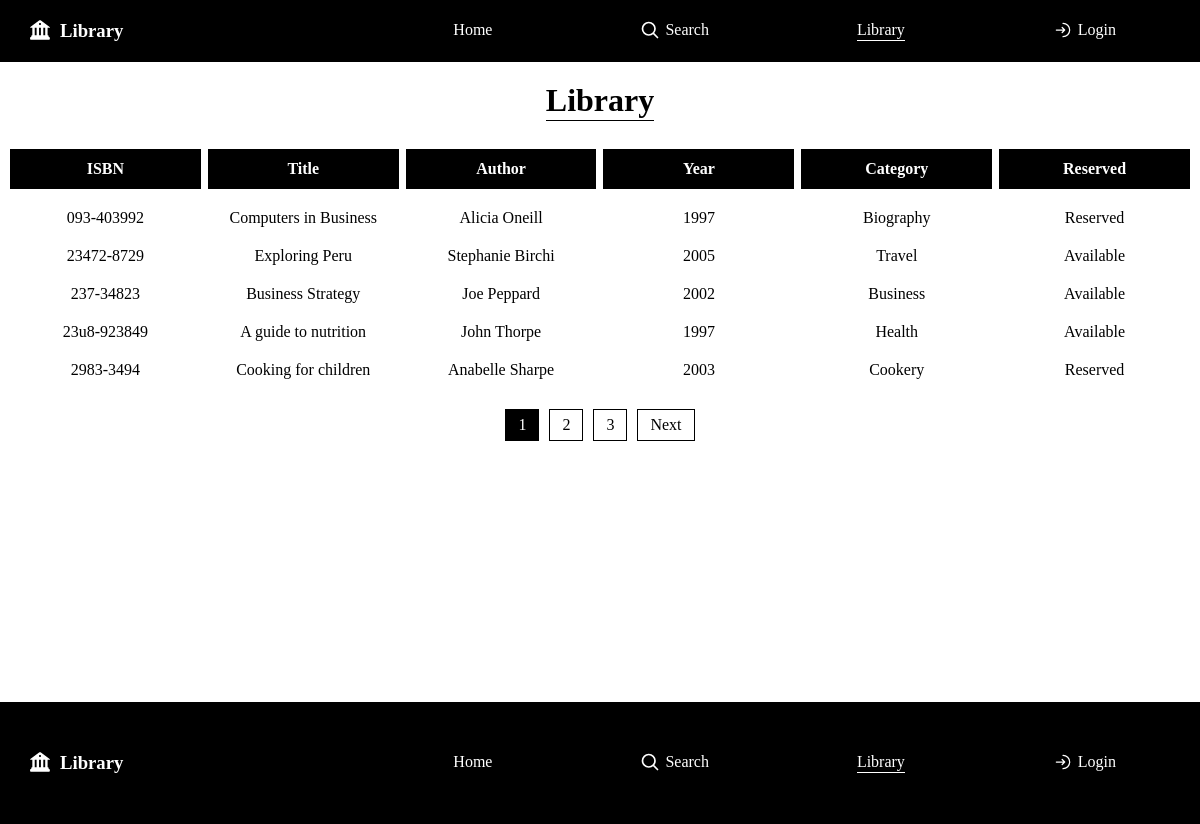
The page /library.php on the database its author committed.
### tables this page shows
CREATE TABLE `books` (
  `ISBN` varchar(20) NOT NULL,
  `BookTitle` varchar(100) DEFAULT NULL,
  `Author` varchar(100) DEFAULT NULL,
  `Edition` int DEFAULT NULL,
  `Year` int DEFAULT NULL,
  `CategoryID` varchar(3) DEFAULT NULL,
  `Reserved` char(1) DEFAULT 'N',
  PRIMARY KEY (`ISBN`),
  KEY `CategoryID` (`CategoryID`),
  CONSTRAINT `books_ibfk_1` FOREIGN KEY (`CategoryID`) REFERENCES `categories` (`CategoryID`)
);

CREATE TABLE `categories` (
  `CategoryID` varchar(3) NOT NULL,
  `CategoryDesc` varchar(50) DEFAULT NULL,
  PRIMARY KEY (`CategoryID`)
);

### public/library.php (called while the page is built, shortened)
<?php include 'includes/header.php'; ?>
<?php include QUERIES_PATH . 'all_books.php'; ?>
<?php include 'includes/footer.php'; ?>

### public/queries/all_books.php (called while the page is built, shortened)
<?php
    $db = new Database();
    $pdo = $db->connect();
    $limit = 5;
    $page  = isset($_GET['page']) ? max(1, intval($_GET['page'])) : 1;
    $offset = ($page - 1) * $limit;
    $count_sql = "
        SELECT COUNT(*)
        FROM books
    ";
    $total_books = $pdo->query($count_sql)->fetchColumn();
    $total_pages = ceil($total_books / $limit);
    $sql = "
        SELECT
            books.*,
            reservations.Username,
            reservations.ReservedDate,
            categories.CategoryDesc
        FROM books
        LEFT JOIN reservations ON books.ISBN = reservations.ISBN
        LEFT JOIN categories ON books.categoryID = categories.categoryID
        WHERE 1=1
        LIMIT $limit OFFSET $offset
    ";
    $stmt = $pdo->query($sql);
    $books = $stmt->fetchAll(PDO::FETCH_ASSOC);
    include TEMPLATES_PATH . 'results_template.php';
?>

### public/templates/results_template.php (the view, shortened to what this page needs)
<h1 class="title underline">
    <?php
        if(!empty($title) || !empty($author) || !empty($category_name)) {
            $current_page = 'search_results.php';
            echo ucfirst(str_replace('_', ' ', substr($current_page, 0, -4)));
            echo ": " . $title . " " . $author . " " . ucfirst($category_name);
        } else {
            echo ucfirst(str_replace('_', ' ', substr($current_page, 0, -4)));
        }
    ?>
</h1>
<?php if (empty($books)): ?>
    <p class="results">No books found.</p>
<?php else: ?>
    <div class="library-wrapper">
        <div class="library-header-wrapper">
            <div class="library-header-item">ISBN</div>
            <div class="library-header-item">Title</div>
            <div class="library-header-item">Author</div>
            <div class="library-header-item">Year</div>
            <div class="library-header-item">Category</div>
            <div class="library-header-item">Reserved</div>
        </div>
        <?php foreach ($books as $book): ?>
            <div class="library-results-wrapper">
                <div class="library-results-item"><?= htmlspecialchars($book['ISBN']) ?></div>
                <div class="library-results-item"><?= htmlspecialchars($book['BookTitle']) ?></div>
                <div class="library-results-item"><?= htmlspecialchars($book['Author']) ?></div>
                <div class="library-results-item"><?= htmlspecialchars($book['Year']) ?></div>
                <div class="library-results-item"><?= htmlspecialchars($book['CategoryDesc']) ?></div>
                <div class="library-results-item">
                    <?php if ($book['Reserved'] === 'Y'): ?>
                        <?php if(!empty($username)): ?>
                            <form method="POST">
                                <input type="hidden" name="isbn" value="<?= htmlspecialchars($book['ISBN']) ?>">
                                <button class="cancel-button">Cancel</button>
                            </form>
                        <?php else: ?>
                            <span class="tooltip"
                                data-tip="Reserved by <?= htmlspecialchars($book['Username']) ?> on <?= htmlspecialchars($book['ReservedDate']) ?>">
                                Reserved
                            </span>
                        <?php endif; ?>
                    <?php else: ?>
                        Available
                    <?php endif; ?>
                </div>
            </div>
        <?php endforeach; ?>
    </div>
<?php endif; ?>
<?php if ($total_pages > 1): ?>
    <div class="pagination">
        <?php for ($i = 1; $i <= $total_pages; $i++): ?>
            <a class="page-btn <?= $i == $page ? 'active' : '' ?>"
            href="?<?= http_build_query(array_merge($_GET, ['page' => $i])) ?>">
            <?= $i ?>
            </a>
        <?php endfor; ?>
        <?php if ($page < $total_pages): ?>
            <a class="page-btn" href="?<?= http_build_query(array_merge($_GET, ['page' => $page+1])) ?>">Next</a>
        <?php endif; ?>
    </div>
<?php endif; ?>

### public/includes/header.php (shortened to what this page needs)
<!DOCTYPE html>
<html lang="en">
    <head>
            <?php
                $current_page = basename($_SERVER['SCRIPT_NAME']);
            ?>
        <link rel="stylesheet" href="../../assets/css/main.css">
        <?php if ($current_page == 'search.php' || $current_page == 'library.php' || $current_page == 'my_reservations.php'): ?>
            <link rel="stylesheet" href="../../assets/css/results.css">
        <?php elseif ($current_page == 'login.php' || $current_page == 'account.php' || $current_page == 'register.php'): ?>
            <link rel="stylesheet" href="../../assets/css/auth.css">
        <?php endif; ?>
    </head>
    <body>
        <header class="header">
            <?php include INCLUDES_PATH . 'navigation.php' ?>
        </header>
        <div class="container">

### public/includes/navigation.php (shortened to what this page needs)
<h3 class="title underline white flex">
    <a href="/index.php" class="title-link">Library</a>
</h3>
<nav class="navigation">
    <ul class="nav-list">
        <li class="nav-item">
            <a href="/index.php"
                class="<?= ($current_page == 'home.php') ? 'active' : '' ?>">
                <span class="nav-text">Home</span>
            </a>
        </li>
        <li class="nav-item icon-wrapper">
            <a href="/search.php"
                class="<?= ($current_page == 'search.php') ? 'active' : '' ?>">
                <span class="nav-text">Search</span>
            </a>
        </li>
        <li class="nav-item icon-wrapper">
            <a href="/library.php"
                class="<?= ($current_page == 'library.php') ? 'active' : '' ?>">
                <span class="nav-text">Library</span>
            </a>
        </li>
        <li class="nav-item icon-wrapper">
            <?php if(isset($_SESSION['user'])): ?>
                <a href="/account.php"
                    class="<?= ($current_page == 'account.php') ? 'active' : '' ?>">
                    <svg fill="#fff" width="20px" height="20px" viewBox="0 0 24 24" xmlns="http://www.w3.org/2000/svg" stroke="#fff"><g id="SVGRepo_bgCarrier" stroke-width="0"></g><g id="SVGRepo_tracerCarrier" stroke-linecap="round" stroke-linejoin="round"></g><g id="SVGRepo_iconCarrier"><title>Account Settings</title><path d="M9.6,3.32a3.86,3.86,0,1,0,3.86,3.85A3.85,3.85,0,0,0,9.6,3.32M16.35,11a.26.26,0,0,0-.25.21l-.18,1.27a4.63,4.63,0,0,0-.82.45l-1.2-.48a.3.3,0,0,0-.3.13l-1,1.66a.24.24,0,0,0,.06.31l1,.79a3.94,3.94,0,0,0,0,1l-1,.79a.23.23,0,0,0-.06.3l1,1.67c.06.13.19.13.3.13l1.2-.49a3.85,3.85,0,0,0,.82.46l.18,1.27a.24.24,0,0,0,.25.2h1.93a.24.24,0,0,0,.23-.2l.18-1.27a5,5,0,0,0,.81-.46l1.19.49c.12,0,.25,0,.32-.13l1-1.67a.23.23,0,0,0-.06-.3l-1-.79a4,4,0,0,0,0-.49,2.67,2.67,0,0,0,0-.48l1-.79a.25.25,0,0,0,.06-.31l-1-1.66c-.06-.13-.19-.13-.31-.13L19.5,13a4.07,4.07,0,0,0-.82-.45l-.18-1.27a.23.23,0,0,0-.22-.21H16.46M9.71,13C5.45,13,2,14.7,2,16.83v1.92h9.33a6.65,6.65,0,0,1,0-5.69A13.56,13.56,0,0,0,9.71,13m7.6,1.43a1.45,1.45,0,1,1,0,2.89,1.45,1.45,0,0,1,0-2.89Z"></path></g></svg>
                    <span class="nav-text">Account</span>
                </a>
            <?php else: ?>
                <a href="/login.php"
                    class="<?= ($current_page == 'login.php') ? 'active' : '' ?>">
                    <span class="nav-text">Login</span>
                </a>
            <?php endif; ?>
        </li>
    </ul>
</nav>

### public/includes/footer.php
        </div>
        <footer class="footer">
            <?php include INCLUDES_PATH . 'navigation.php' ?>
        </footer>
    </body>
</html>

### public/assets/css/main.css (style rules this page uses)
* { padding: 0; margin: 0; box-sizing: border-box; }
.container { min-height: calc(100vh - 60px - 120px); }
h1, h2, h3 { text-align: center; }
h1.underline, h2.underline { position: relative; width: fit-content; margin: 20px auto; }
h1.underline:after , h2.underline:after { content: ""; position: absolute; bottom: -2px; left: 0; width: 100%; height: 1.5px; background-color: #000; }
h3.white { padding: 0 20px; text-align: left; color: #fff; }
h3.flex { display: flex; justify-content: center; gap: 0 10px; }
.header, .footer { display: flex; justify-content: space-between; background-color: #000; padding: 20px 10px; }
.footer { padding: 50px 10px; }
.navigation { width: 100%; padding-left: 20%; }
.title .title-link { color: #fff; text-decoration: none; }
ul.nav-list { display: flex; justify-content: space-around; align-items: center; }
ul.nav-list li.nav-item { list-style-type: none; }
ul.nav-list li.icon-wrapper a { display: flex; justify-content: center; align-items: center; gap: 0 5px; }
ul.nav-list li.nav-item a { text-decoration: none; color: #fff; }
ul.nav-list li.nav-item a.active .nav-text { position: relative; }
ul.nav-list li.nav-item a.active .nav-text:after, .link:after { content: ""; position: absolute; bottom: -2px; left: 0; width: 100%; height: 1.5px; background-color: #fff; }
.pagination { display: flex; justify-content: center; margin-top: 20px; gap: 10px; }
.page-btn { padding: 6px 12px; border: 1px solid black; color: black; text-decoration: none; }
.page-btn.active { background: black; color: white; }

### public/assets/css/results.css (style rules this page uses)
.library-header-wrapper, .library-results-wrapper { display: grid; grid-template-columns: 1fr 1fr 1fr 1fr 1fr 1fr; gap: 7px; padding: 10px; }
.library-header-wrapper .library-header-item { font-weight: bold; border: 1.5px solid #000; background-color: #000; color: #fff; padding: 10px 2px; }
.library-header-wrapper .library-header-item, .library-results-wrapper .library-results-item { text-align: center; display: flex; justify-content: center; align-items: center; }
.tooltip { position: relative; cursor: pointer; }

### rows shown on the page
books: ISBN "093-403992", BookTitle "Computers in Business", Author "Alicia Oneill", Year "1997", CategoryID.CategoryDesc "Biography"
books: ISBN "23472-8729", BookTitle "Exploring Peru", Author "Stephanie Birchi", Year "2005", CategoryID.CategoryDesc "Travel", Reserved "Available"
books: ISBN "237-34823", BookTitle "Business Strategy", Author "Joe Peppard", Year "2002", CategoryID.CategoryDesc "Business", Reserved "Available"
books: ISBN "23u8-923849", BookTitle "A guide to nutrition", Author "John Thorpe", Year "1997", CategoryID.CategoryDesc "Health", Reserved "Available"
books: ISBN "2983-3494", BookTitle "Cooking for children", Author "Anabelle Sharpe", Year "2003", CategoryID.CategoryDesc "Cookery"

### other values the page prints
str_replace('_', ' ', substr($current_page, 0, -4)) "Library"
